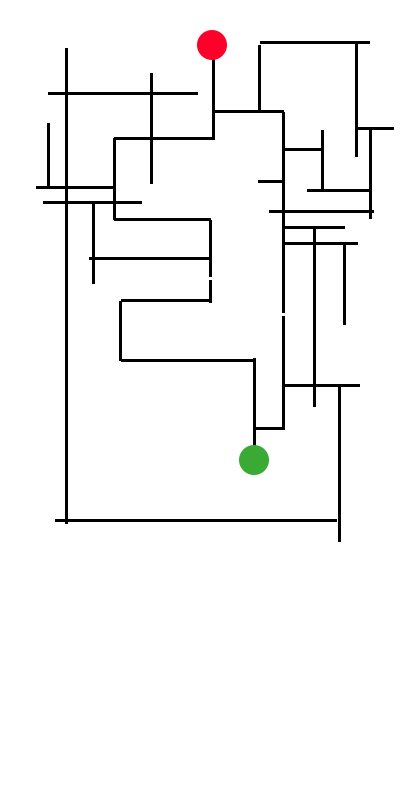
#> input picture Maze_original1.jpg, 400 x 800 px, found by its file name
$ python Preprocess.py
#> lines starting #> are read from the running program, lines starting #| are printed output that depends on the picture; after the words box and inside, x2 and y2 are one past the last pixel; in counts of white or black regions, pixels touching at a corner belong together
from cv2 import cv2
import numpy as np
from matplotlib import pyplot as plt
import pandas as pd


img_maze = cv2.imread('C:\\Users\\faube\\Desktop\\Python\\Data\\Maze_original1.jpg')
#> img_maze is the input picture: shape (800, 400, 3); mean B, G, R 244.6, 244.8, 245.1
rgb_image = cv2.cvtColor(img_maze, cv2.COLOR_BGR2RGB)

#Gray conversion
gray_image = cv2.cvtColor(rgb_image, cv2.COLOR_RGB2GRAY)

#Blur
#gray_image= cv2.GaussianBlur(gray_image,(21,21),0)

#Threshold
ret, threshold_image = cv2.threshold(gray_image,200, 255, 0)
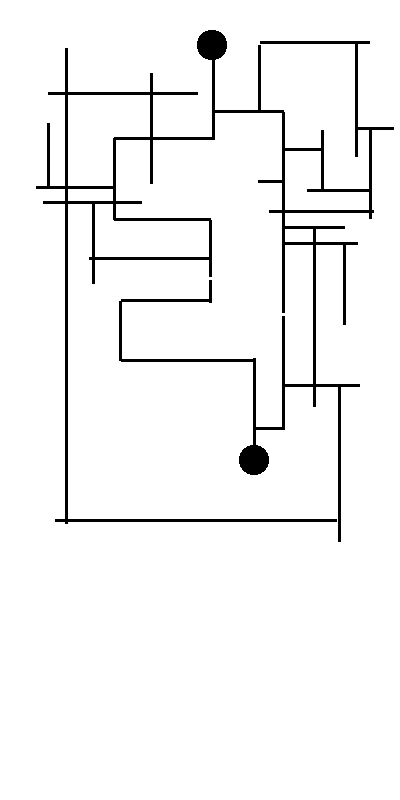
#> threshold_image: shape (800, 400); 95.8% white; 1 black region, box (x1, y1, x2, y2) and area: (36, 30, 394, 542) 13293
#Resize
resized_image= cv2.resize(threshold_image, (0,0), fx=1, fy=1)
#Invert
image_final = resized_image
image_final = cv2.bitwise_not(resized_image)

#Display
cv2.startWindowThread()

#SaveFile

cv2.imwrite('C:\\Users\\faube\\Desktop\\Python\\Data\\demo.png',image_final)

#Detect Start and Finish

# [64 lines left out: functions findstart, findend, not called in this run]
